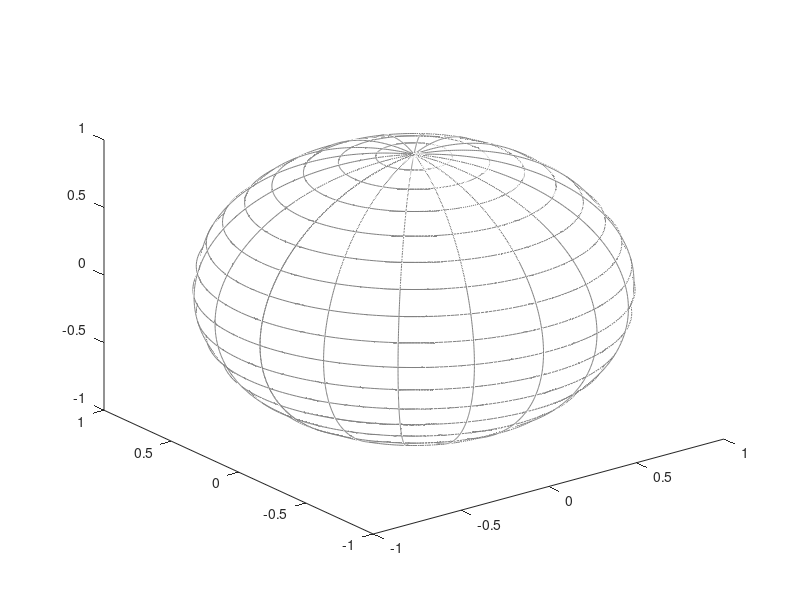

The MATLAB source for this figure: (Note: this script raises an error after producing the figure.)
  R = 1; % earth radius in km
  
    T_e = 86164.1; %earth period (1 day) [s]
    w_e_deg = 360/T_e; %angular velocity [deg/s]
latspacing = 10; 
lonspacing = 20; 
% lines of longitude: 
t=2;
dtheta=1000*w_e_deg*t;
[lon1,lat1] = meshgrid(-180+dtheta:lonspacing:180+dtheta,linspace(-90,90,300)); 
[x1,y1,z1] = sph2cart(lon1*pi/180,lat1*pi/180,R); 
earth=plot3(x1,y1,z1,'-','color',0.5*[1 1 1]);
hold on
% lines of latitude: 
[lat2,lon2] = meshgrid(-90:latspacing:90,linspace(-180,180,300)); 
[x2,y2,z2] = sph2cart(lon2*pi/180,lat2*pi/180,R); 
plot3(x2,y2,z2,'-','color',0.5*[1 1 1])
hold on

[X,Y,Z] = sphere(100); 
surf(X*R*.99,Y*R*.99,Z*R*.99,'facecolor','w','edgecolor','none')

C = load('borderdata.mat');
for k = 1:246
   [xtmp,ytmp,ztmp] = sph2cart(deg2rad(C.lon{k}),deg2rad(C.lat{k}),R);
   plot3(xtmp,ytmp,ztmp,'k');
end